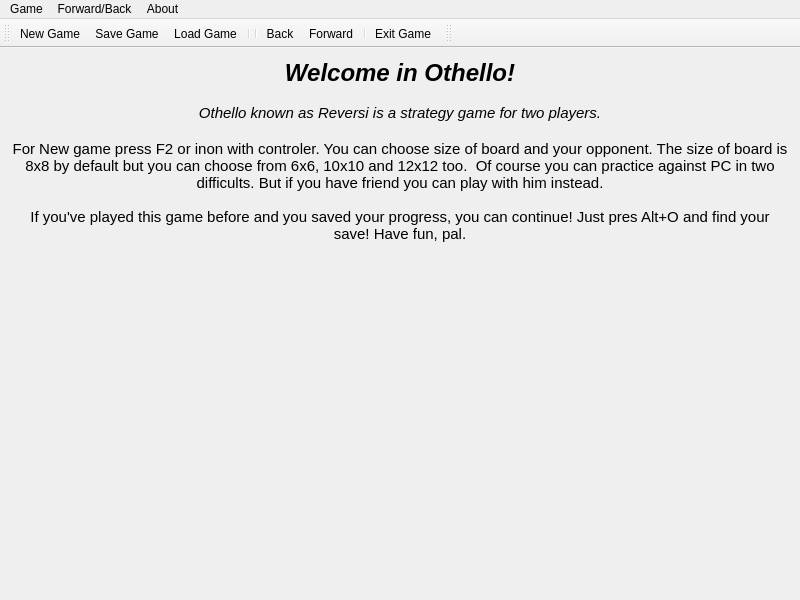
<?xml version="1.0" encoding="UTF-8"?>
<ui version="4.0">
 <class>MainWindow</class>
 <widget class="QMainWindow" name="MainWindow">
  <property name="enabled">
   <bool>true</bool>
  </property>
  <property name="geometry">
   <rect>
    <x>0</x>
    <y>0</y>
    <width>800</width>
    <height>600</height>
   </rect>
  </property>
  <property name="minimumSize">
   <size>
    <width>800</width>
    <height>600</height>
   </size>
  </property>
  <property name="maximumSize">
   <size>
    <width>800</width>
    <height>600</height>
   </size>
  </property>
  <property name="sizeIncrement">
   <size>
    <width>1</width>
    <height>1</height>
   </size>
  </property>
  <property name="windowTitle">
   <string>Othello</string>
  </property>
  <widget class="QWidget" name="centralWidget">
   <property name="layoutDirection">
    <enum>Qt::LeftToRight</enum>
   </property>
   <layout class="QGridLayout" name="gridLayout">
    <item row="0" column="0">
     <widget class="QLabel" name="label">
      <property name="frameShape">
       <enum>QFrame::NoFrame</enum>
      </property>
      <property name="text">
       <string>&lt;!DOCTYPE HTML PUBLIC &quot;-//W3C//DTD HTML 4.0//EN&quot; &quot;http://www.w3.org/TR/REC-html40/strict.dtd&quot;&gt;
&lt;html&gt;&lt;head&gt;&lt;meta name=&quot;qrichtext&quot; content=&quot;1&quot; /&gt;&lt;style type=&quot;text/css&quot;&gt;
p, li { white-space: pre-wrap; }
&lt;/style&gt;&lt;/head&gt;&lt;body style=&quot; font-family:'Cantarell'; font-size:11pt; font-weight:400; font-style:normal;&quot;&gt;
&lt;p style=&quot; margin-top:0px; margin-bottom:0px; margin-left:0px; margin-right:0px; -qt-block-indent:0; text-indent:0px;&quot;&gt;&lt;span style=&quot; font-size:18pt; font-weight:600; font-style:italic;&quot;&gt;Welcome in Othello!&lt;/span&gt;&lt;span style=&quot; font-size:18pt; font-weight:600;&quot;&gt;&lt;br /&gt;&lt;/span&gt;&lt;br /&gt;&lt;span style=&quot; font-style:italic;&quot;&gt;Othello known as Reversi is a strategy game for two players.&lt;/span&gt;&lt;/p&gt;
&lt;p style=&quot;-qt-paragraph-type:empty; margin-top:0px; margin-bottom:0px; margin-left:0px; margin-right:0px; -qt-block-indent:0; text-indent:0px;&quot;&gt;&lt;br /&gt;&lt;/p&gt;
&lt;p style=&quot; margin-top:0px; margin-bottom:0px; margin-left:0px; margin-right:0px; -qt-block-indent:0; text-indent:0px;&quot;&gt;For New game press F2 or inon with controler. You can choose size of board and your opponent. The size of board is 8x8 by default but you can choose from 6x6, 10x10 and 12x12 too.  Of course you can practice against PC in two difficults. But if you have friend you can play with him instead.&lt;br /&gt;&lt;br /&gt;If you've played this game before and you saved your progress, you can continue! Just pres Alt+O and find your save! Have fun, pal.&lt;/p&gt;&lt;/body&gt;&lt;/html&gt;</string>
      </property>
      <property name="scaledContents">
       <bool>false</bool>
      </property>
      <property name="alignment">
       <set>Qt::AlignHCenter|Qt::AlignTop</set>
      </property>
      <property name="wordWrap">
       <bool>true</bool>
      </property>
     </widget>
    </item>
   </layout>
  </widget>
  <widget class="QMenuBar" name="menuBar">
   <property name="geometry">
    <rect>
     <x>0</x>
     <y>0</y>
     <width>800</width>
     <height>25</height>
    </rect>
   </property>
   <widget class="QMenu" name="menuFile">
    <property name="title">
     <string>Game</string>
    </property>
    <addaction name="actionNew_Game"/>
    <addaction name="actionSave_Game"/>
    <addaction name="actionLoad_Game_2"/>
    <addaction name="separator"/>
    <addaction name="actionExit_Game"/>
   </widget>
   <widget class="QMenu" name="menuForward_Back">
    <property name="title">
     <string>Forward/Back</string>
    </property>
    <addaction name="actionForward"/>
    <addaction name="actionBack"/>
   </widget>
   <widget class="QMenu" name="menuAbout">
    <property name="title">
     <string>About</string>
    </property>
    <addaction name="actionRules"/>
    <addaction name="actionInfo"/>
   </widget>
   <addaction name="menuFile"/>
   <addaction name="menuForward_Back"/>
   <addaction name="menuAbout"/>
  </widget>
  <widget class="QToolBar" name="mainToolBar">
   <attribute name="toolBarArea">
    <enum>TopToolBarArea</enum>
   </attribute>
   <attribute name="toolBarBreak">
    <bool>false</bool>
   </attribute>
   <addaction name="actionNew_Game"/>
   <addaction name="actionSave_Game"/>
   <addaction name="actionLoad_Game_2"/>
   <addaction name="separator"/>
   <addaction name="separator"/>
   <addaction name="actionBack"/>
   <addaction name="actionForward"/>
   <addaction name="separator"/>
   <addaction name="actionExit_Game"/>
  </widget>
  <widget class="QToolBar" name="toolBar">
   <property name="windowTitle">
    <string>toolBar</string>
   </property>
   <attribute name="toolBarArea">
    <enum>TopToolBarArea</enum>
   </attribute>
   <attribute name="toolBarBreak">
    <bool>false</bool>
   </attribute>
  </widget>
  <action name="actionNew_Game">
   <property name="icon">
    <iconset resource="svg/ikony.qrc">
     <normaloff>:/technology.svg</normaloff>:/technology.svg</iconset>
   </property>
   <property name="text">
    <string>New Game</string>
   </property>
   <property name="shortcut">
    <string>F2</string>
   </property>
  </action>
  <action name="actionSave_Game">
   <property name="icon">
    <iconset resource="svg/ikony.qrc">
     <normaloff>:/arrows-1.svg</normaloff>:/arrows-1.svg</iconset>
   </property>
   <property name="text">
    <string>Save Game</string>
   </property>
   <property name="shortcut">
    <string>Alt+S</string>
   </property>
  </action>
  <action name="actionLoad_Game_2">
   <property name="icon">
    <iconset resource="svg/ikony.qrc">
     <normaloff>:/arrows.svg</normaloff>:/arrows.svg</iconset>
   </property>
   <property name="text">
    <string>Load Game</string>
   </property>
   <property name="shortcut">
    <string>Alt+O</string>
   </property>
  </action>
  <action name="actionExit_Game">
   <property name="icon">
    <iconset resource="svg/ikony.qrc">
     <normaloff>:/letter-x.svg</normaloff>:/letter-x.svg</iconset>
   </property>
   <property name="text">
    <string>Exit Game</string>
   </property>
   <property name="shortcut">
    <string>Alt+Q</string>
   </property>
  </action>
  <action name="actionRules">
   <property name="text">
    <string>Rules</string>
   </property>
  </action>
  <action name="actionInfo">
   <property name="text">
    <string>Info</string>
   </property>
  </action>
  <action name="actionForward">
   <property name="icon">
    <iconset resource="svg/ikony.qrc">
     <normaloff>:/arrows-3.svg</normaloff>:/arrows-3.svg</iconset>
   </property>
   <property name="text">
    <string>Forward</string>
   </property>
  </action>
  <action name="actionBack">
   <property name="icon">
    <iconset resource="svg/ikony.qrc">
     <normaloff>:/arrows-2.svg</normaloff>:/arrows-2.svg</iconset>
   </property>
   <property name="text">
    <string>Back</string>
   </property>
  </action>
 </widget>
 <layoutdefault spacing="6" margin="11"/>
 <resources>
  <include location="svg/ikony.qrc"/>
 </resources>
 <connections/>
</ui>
